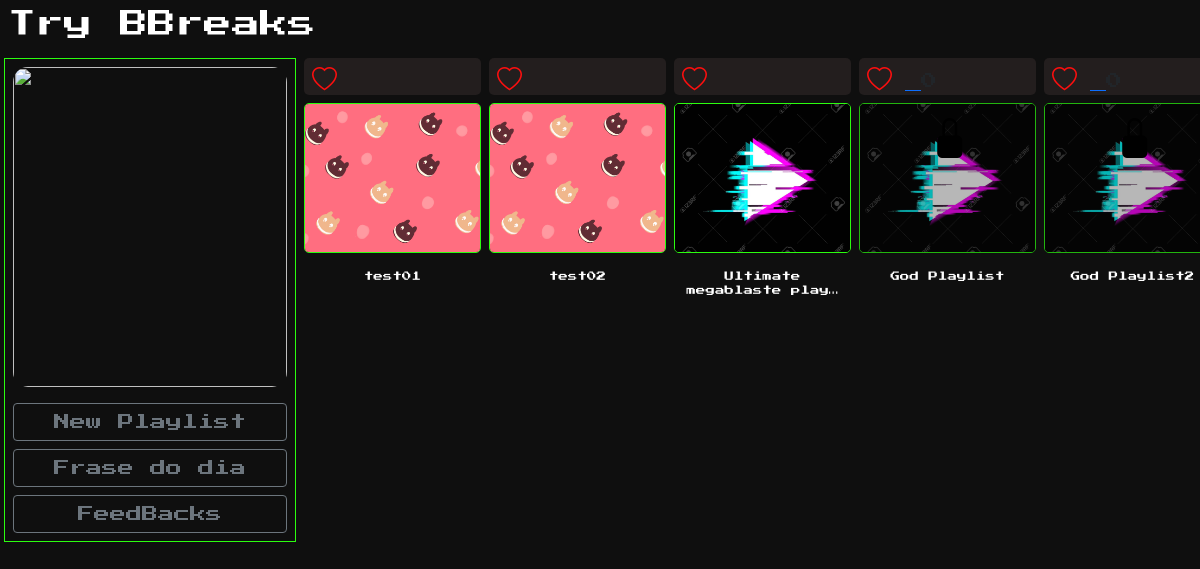
The page / on the database its author committed.
### music/models.py (models this page shows, shortened)
class PlaylistModel(models.Model):
    title = models.CharField(max_length=255, unique=True)
    slug = models.SlugField(max_length=255, unique=True, blank=True, null=True)
    author = models.CharField(max_length=255)
    musics = models.ManyToManyField(MusicModel, blank=True, null=True)
    privacy = models.BooleanField(default=False)
    password = models.CharField(max_length=30, blank=True, null=True)
    thumb = models.ImageField(upload_to='thumb/', blank=True)
    created_at = models.DateField(default=now())
    views = models.IntegerField(default=0)
    likes = models.IntegerField(default=0)

### music/views.py (the view, shortened to what this page needs)
# urls.py: path('', PlayListView.as_view(), name='playlist-view'),
class PlayListView(View):
    def get(self, request):
        playlists = PlaylistModel.objects.all().order_by('-created_at')
        context = {
            'playlists': playlists,
        }
        return render(request, 'music/playlists.html', context)

### music/templates/music/playlists.html (shortened to what this page needs)
{% extends 'navbar.html' %}
{% load static %}
{% block content %}
<link rel="stylesheet" href="{% static 'css/playlist_style.css' %}">
<header id="header">
    <h3 class="m-0 p-2">Try BBreaks</h3>
</header>
<main id="main" class="container-fluid row g-2 p-0 m-0">
    <aside class="col-12 col-md-4 col-lg-3" id="perfil-container">
        <div class="sticky-top p-2" id="menu-wrapper">
            <div class="" style="width: 100%;">
                <img class="img-fluid" id="avatar"
                    src="https://files.sunoresearch.com.br/n/uploads/2022/01/twitter-nft-bored-ape-nova-post.jpg">
            </div>
            <div class="d-grid gap-2 mt-3" id="features">
                <button type="button" class="btn btn-outline-secondary" onclick="openPlaylistForm()">New
                    Playlist</button>
                <button type="button" class="btn btn-outline-secondary">Frase do dia</button>
                <button type="button" class="btn btn-outline-secondary">FeedBacks</button>
            </div>
        </div>
    </aside>
    <article class="col-12 col-md-8 col-lg-9">
        <div class="playlists-container row gx-2">
            {% for playlist in playlists %}
            <div class="col-6 col-md-4 col-lg-4 card-playlist mb-3">
                <div class="card border-none" style="border: none;">
                    {% if playlist.privacy %}
                    <div class="playlist-items-container">
                        <a class="like-me" href="">
                            <i class="heart bi bi-heart p-2"></i>
                        </a>
                        <span>{{playlist.likes}}</span>
                    </div>
                    <a id="{{playlist.slug}}" class="get-playlist-slug" href="musics/{{playlist.slug}}"
                        data-bs-toggle="modal" data-bs-target="#pass-modal">
                        <img class="card-img-top img-fluid playlist-thumb priv" src="{{ playlist.thumb.url }}" />
                        <i class="bi bi-lock-fill priv-icon"></i>
                    </a>
                    <div class="card-body p-0 mt-3">
                        <a id="{{playlist.slug}}" class="get-playlist-slug" href="musics/{{playlist.slug}}"
                            data-bs-toggle="modal" data-bs-target="#pass-modal">
                            <p class="">{{ playlist.title | truncatechars:25 }}</p>
                        </a>
                    </div>
                    {% else %}
                    <div class="playlist-items-container">
                        <a class="like-me" href="">
                            <i class="heart bi bi-heart p-2"></i>
                        </a>
                    </div>
                    <a href="musics/{{playlist.slug}}">
                        <img class="card-img-top img-fluid playlist-thumb" src="{{ playlist.thumb.url }}" />
                    </a>
                    <div class="card-body p-0 mt-3">
                        <a href="musics/{{playlist.slug}}">
                            <p class="">{{ playlist.title | truncatechars:25 }}</p>
                        </a>
                    </div>
                    {% endif %}
                </div>
            </div>
            {% endfor %}
        </div>
    </article>
</main>
{% endblock content %}

### static/css/playlist_style.css (style rules this page uses)
:root { --special-green: #2bfd0f; --bg-color: rgb(15, 15, 15); }
body { margin: 0; padding: 0; font-family: 'Press Start 2P', cursive; background-color: var(--bg-color); }
.bi { font-size: 1.8rem; color: var(--special-green); }
#header { color: white; }
#perfil-container { z-index: 1; }
#perfil-container #menu-wrapper { border: 1px solid var(--special-green); }
#perfil-container #menu-wrapper #avatar { object-fit: cover; object-position: center; height: 40vh; border-radius: 15px; width: 100%; }
.playlist-thumb { border: 1px solid var(--special-green); border-radius: 5px; transition: all 1s ease; height: 150px; object-fit: cover; object-position: center; }
.card { background-color: transparent; height: auto; }
.card-body { display: flex; align-items: center; }
.card-body a { text-decoration: none; color: white; font-size: 9.5px; text-align: center; width: 100%; }
.card-body p { margin: 0; }
.card-body a:after { content: ''; height: 2px; width: 100%; transform: scaleX(0); transform-origin: center; display: block; background-color: var(--special-green); transition: all .6s ease; }
.card-playlist { width: 185px; }
.priv { opacity: .7; }
.priv-icon { color: black; position: absolute; top: 20%; left: 40%; font-size: 40px; }
.playlists-container { display: flex; flex-direction: column; overflow-x: auto; overflow-y: hidden; height: 260px; -ms-overflow-style: none; scrollbar-width: none; }
.playlist-items-container { background-color: rgb(35, 30, 30); border-radius: 5px; margin-bottom: 8px; }
.like-me .heart { color: #fd0f0f; font-size: 25px; margin-right: 5px; }

### rows shown on the page
PlaylistModel: thumb (picture), title "test01"
PlaylistModel: thumb (picture), title "test02"
PlaylistModel: thumb (picture), title "Ultimate megablaste play…"
PlaylistModel: thumb (picture), title "God Playlist"
PlaylistModel: thumb (picture), title "God Playlist2"
